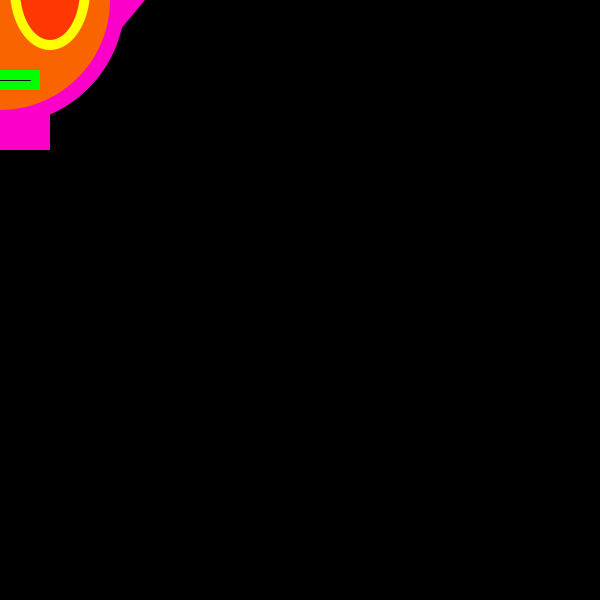
Frame 1 (no input)
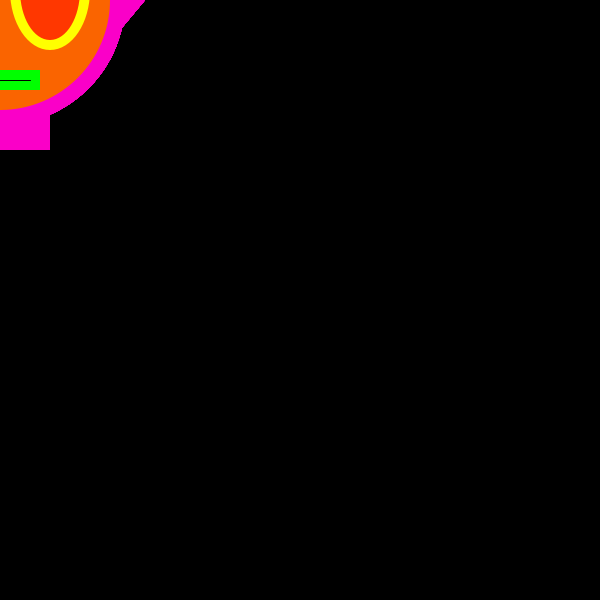
Frame 60 (the mouse pressed at the canvas centre just before this capture)
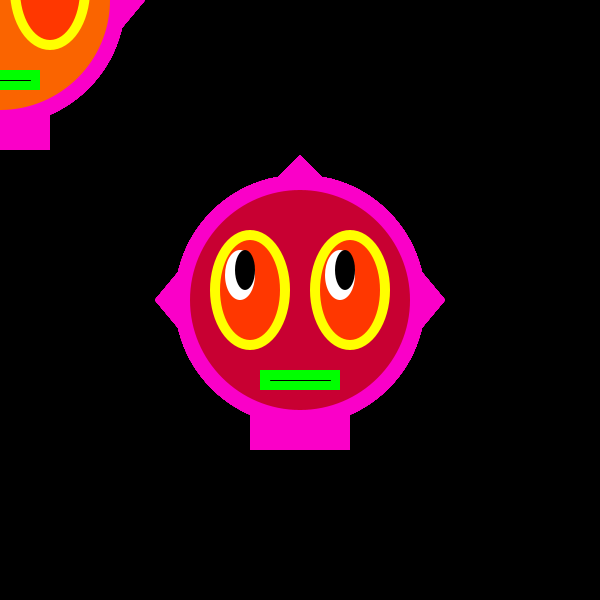
Frame 120 (the mouse held since frame 60 and released just before this capture)

The Processing sketch that drew these frames (run headless with seeded random() and noise(); from frame 60 on, the mouse is pressed at the canvas centre):

// Processing sketch: processing_23629
// ── processing_23629.pde

int x = 150;
int y = 150;
int eyeSize = 20;

//changing colour for head
//float colour1 = 0,255,200;
//float colour2 = 200,100,0;
//float colour3 = 200,255,0;
//float colour4 = 255,255,255;

void setup() {
  size(600,600);
  background(0);
  smooth();
}

void draw() {
  x=mouseX;
  y=mouseY;
  noStroke();
  fill(250,0,200);
  ellipseMode(CENTER);
  ellipse(x,y,250,250);//head 
  //fill(0,255,200);
  //head to change colour every time it hits a side
  //fill(colour1,colour2,colour3,colour4);

  
  if (mouseX < width/3) {
  fill(250,100,0);
} else if (mouseX < 2*width/3) {
  fill (200,0,50);
} else {
  fill (0,255,200);
}
  ellipse(x,y,220,220);//head
  //if(mouseX = 0) (
  //colour1 = colour1 +1;
  rectMode(CENTER);
  fill(250,0,200);
  //rect(150,280,100,40);
  rect(x,y+130,100,40);//neck
  //triangle(5,150,30,120,30,180);//spike
  triangle(x-145,y,x-120,y-30,x-120,y+30);
  //triangle(270,120,270,180,295,150);//spike
  triangle(x+120,y-30,x+120,y+30,x+145,y);
  //triangle(150,5,120,35,180,35);//spike
  triangle(x,y-145,x-30,y-115,x+30,y-115);
  fill(255,255,0);
  //ellipse(100,140,80,120);//left eye yellow
  ellipse(x-50,y-10,80,120);
  //ellipse(200,140,80,120);//right eye yellow
  ellipse(x+50,y-10,80,120);
  fill(255,0,0,200);
  //ellipse(100,140,60,100);//left eye red
  ellipse(x-50,y-10,60,100);
  //ellipse(200,140,60,100);//right eye right
  ellipse(x+50,y-10,60,100);
  fill(255);
  //ellipse(90,125,30,50);//left eye white
  ellipse(x-60,y-25,30,50);
  //ellipse(190,125,30,50);//right eye white
  ellipse(x+40,y-25,30,50);
  
  fill(0);
  //ellipse(85,120,20,40);//left eye black
  if (mouseX < width/3) {
  ellipse(x-65,y-30,10,30);
   //ellipse(185,120,20,40);//right eye black
  ellipse(x+35,y-30,20,40);
  } else if (mouseX < 2*width/3) {
    ellipse(x-55,y-30,20,40);
    ellipse(x+45,y-30,20,40);
  } else {
    ellipse(x-65,y-20,30,50);
    ellipse(x+35,y-20,30,50);
  }
  fill(0,255,0);
  //rect(150,230,80,20);//mouth
  rect(x,y+80,80,20);
  stroke(0);
  //line(120,230,180,230);//mouth
  line(x-30,y+80,x+30,y+80);
}
